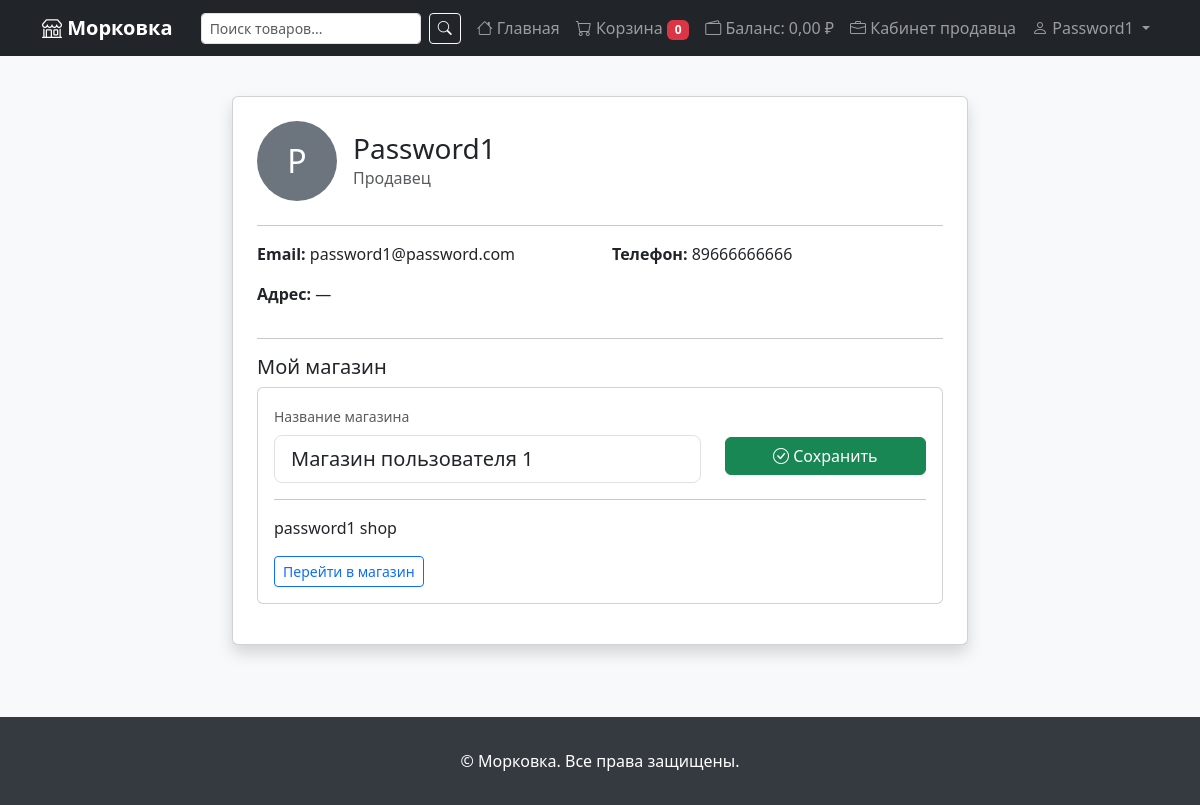
Page /users/profile/1/ (signed in) on the committed database.
### marketplace_project/users/models.py (models this page shows, shortened)
class CustomUser(AbstractUser):
    ROLE_CHOICES = (
        ('buyer', 'Покупатель'),
        ('seller', 'Продавец'),
    )
    role = models.CharField(
        max_length=10,
        choices=ROLE_CHOICES,
        default='buyer',
    )
    phone = models.CharField(max_length=20, blank=True, verbose_name='Телефон')
    address = models.TextField(blank=True, verbose_name='Адрес')
    avatar = models.ImageField(
        upload_to='avatars/',
        blank=True,
        null=True,
        verbose_name='Аватар',
    )
    balance = models.DecimalField(
        max_digits=10,
        decimal_places=2,
        default=0,
        verbose_name='Баланс',
    )
    created_at = models.DateTimeField(auto_now_add=True)
    updated_at = models.DateTimeField(auto_now=True)
    class Meta:
        verbose_name = 'Пользователь'
        verbose_name_plural = 'Пользователи'
    @property
    def is_seller(self):
        return self.role == 'seller'

class Vendor(models.Model):
    STATUS_CHOICES = (
        ('pending', 'На модерации'),
        ('active', 'Активен'),
        ('rejected', 'Отклонено'),
        ('suspended', 'Приостановлен'),
    )
    owner = models.OneToOneField(
        CustomUser,
        on_delete=models.CASCADE,
        related_name='vendor',
        limit_choices_to={'role': 'seller'},
    )
    name = models.CharField(max_length=200, verbose_name='Название магазина')
    slug = models.SlugField(max_length=200, unique=True, blank=True)
    description = models.TextField(blank=True, verbose_name='Описание')
    logo = models.ImageField(upload_to='vendors/', blank=True, null=True)
    email = models.EmailField(blank=True, verbose_name='Контактный email')
    phone = models.CharField(max_length=20, blank=True, verbose_name='Телефон')
    address = models.TextField(blank=True, verbose_name='Адрес магазина')
    status = models.CharField(
        max_length=10,
        choices=STATUS_CHOICES,
        default='pending',
    )
    rating = models.DecimalField(
        max_digits=3,
        decimal_places=2,
        default=0,
        verbose_name='Рейтинг',
    )
    created_at = models.DateTimeField(auto_now_add=True)
    updated_at = models.DateTimeField(auto_now=True)
    class Meta:
        verbose_name = 'Магазин'
        verbose_name_plural = 'Магазины'
        ordering = ['name']

### marketplace_project/users/views.py (the view, shortened to what this page needs)
# urls.py: path('profile/<int:pk>/', views.profile, name='profile'),
@login_required
def profile(request, pk):
    user = get_object_or_404(CustomUser, pk=pk)
    is_own_profile = request.user == user
    vendor = None
    if user.is_seller:
        vendor, _ = Vendor.objects.get_or_create(owner=user)
    return render(request, 'users/profile.html', {
        'user': user,
        'vendor': vendor,
        'is_own_profile': is_own_profile,
    })

### templates/users/profile.html (shortened to what this page needs)
{% extends 'base.html' %}
{% block content %}
<div class="row">
    <div class="col-md-8 offset-md-2">
        <div class="card shadow">
            <div class="card-body p-4">
                <div class="d-flex align-items-center mb-4">
                    {% if user.avatar %}
                    <img src="{{ user.avatar.url }}" alt="Аватар" class="rounded-circle me-3" style="width:80px;height:80px;object-fit:cover;">
                    {% else %}
                    <div class="rounded-circle bg-secondary text-white d-flex align-items-center justify-content-center me-3" style="width:80px;height:80px;font-size:2rem;">
                        {{ user.get_username|first|upper }}
                    </div>
                    {% endif %}
                    <div>
                        <h3 class="mb-0">{{ user.get_username }}</h3>
                        <p class="text-muted mb-0">{{ user.get_role_display }}</p>
                    </div>
                </div>
                <hr>
                <div class="row">
                    <div class="col-md-6 mb-3">
                        <strong>Email:</strong> {{ user.email }}
                    </div>
                    <div class="col-md-6 mb-3">
                        <strong>Телефон:</strong> {{ user.phone|default:'—' }}
                    </div>
                    <div class="col-md-12 mb-3">
                        <strong>Адрес:</strong> {{ user.address|default:'—' }}
                    </div>
                </div>
                {% if user.is_seller and vendor and vendor.slug %}
                <hr>
                <h5>Мой магазин</h5>
                <div class="card mb-3">
                    <div class="card-body">
                        <form method="post" action="{% url 'users:profile' pk=user.pk %}">
                            <div class="row align-items-center">
                                <div class="col-md-8">
                                    <label for="vendor_name" class="form-label small text-muted">Название магазина</label>
                                    <input type="text" name="vendor_name" id="vendor_name"
                                           class="form-control form-control-lg"
                                           value="{{ vendor.name }}" required>
                                </div>
                                <div class="col-md-4 mt-4">
                                    <button type="submit" class="btn btn-success w-100">
                                        <i class="bi bi-check-circle"></i> Сохранить
                                    </button>
                                </div>
                            </div>
                        </form>
                        <hr>
                        <p class="card-text">{{ vendor.description|default:'Описание отсутствует' }}</p>
                        <a href="{% url 'store:vendor_detail' slug=vendor.slug %}" class="btn btn-outline-primary btn-sm">
                            Перейти в магазин
                        </a>
                    </div>
                </div>
                {% elif user.is_seller and vendor and not vendor.slug %}
                <hr>
                <div class="alert alert-warning">
                    У магазина не указан адрес. <a href="{% url 'users:create_vendor' %}">Обновить данные магазина</a>
                </div>
                {% elif user.is_seller and not vendor %}
                <div class="alert alert-info">
                    Вы продавец, но у вас ещё нет магазина.
                    <a href="{% url 'users:create_vendor' %}">Создать магазин</a>
                </div>
                {% endif %}
            </div>
        </div>
    </div>
</div>
{% endblock %}

### templates/base.html (shortened to what this page needs)
<!DOCTYPE html>
<html lang="ru">
<head>
    <link href="https://cdn.jsdelivr.net/npm/bootstrap@5.3.3/dist/css/bootstrap.min.css" rel="stylesheet">
    <link href="https://cdn.jsdelivr.net/npm/bootstrap-icons@1.11.3/font/bootstrap-icons.min.css" rel="stylesheet">
</head>
<body>
    <nav class="navbar navbar-expand-lg navbar-dark bg-dark">
        <div class="container">
            <a class="navbar-brand" href="{% url 'store:home' %}">
                <i class="bi bi-shop"></i> Морковка
            </a>
            <div class="collapse navbar-collapse" id="navbarMain">
                <form class="d-flex ms-auto me-2" action="{% url 'store:search' %}" method="GET">
                    <input class="form-control form-control-sm me-2" type="search" name="q"
                           placeholder="Поиск товаров..." value="{{ request.GET.q|default:'' }}">
                    <button class="btn btn-outline-light btn-sm" type="submit">
                        <i class="bi bi-search"></i>
                    </button>
                </form>
                <ul class="navbar-nav">
                    <li class="nav-item">
                        <a class="nav-link" href="{% url 'store:home' %}">
                            <i class="bi bi-house"></i> Главная
                        </a>
                    </li>
                    <li class="nav-item">
                        <a class="nav-link" href="{% url 'cart:summary' %}">
                            <i class="bi bi-cart"></i> Корзина
                            {% if request.session.session_key %}
                            <span class="badge bg-danger" id="cart-count">{{ cart.total_items|default:0 }}</span>
                            {% endif %}
                        </a>
                    </li>
                    {% if user.is_authenticated %}
                    <li class="nav-item">
                        <a class="nav-link" href="{% url 'payments:topup' %}">
                            <i class="bi bi-wallet2"></i> Баланс: {{ user.balance|floatformat:2 }} ₽
                        </a>
                    </li>
                    {% if user.is_seller %}
                        <li class="nav-item">
                            <a class="nav-link" href="{% url 'vendors:dashboard' %}">
                                <i class="bi bi-briefcase"></i> Кабинет продавца
                            </a>
                        </li>
                        {% endif %}
                        <li class="nav-item dropdown">
                            <a class="nav-link dropdown-toggle" href="#" data-bs-toggle="dropdown">
                                <i class="bi bi-person"></i> {{ user.get_username }}
                            </a>
                        </li>
                    {% endif %}
                </ul>
            </div>
        </div>
    </nav>
    <main class="container py-4">
        {% block content %}{% endblock %}
    </main>
    <footer class="footer">
        <div class="container text-center">
            <p class="mb-0">&copy; Морковка. Все права защищены.</p>
        </div>
    </footer>
</body>
</html>

### templates/base.html (style rules this page uses)
body { background-color: #f8f9fa; }
.navbar-brand { font-weight: bold; }
.footer { background: #343a40; color: white; padding: 2rem 0; margin-top: 3rem; }

### rows in the picture
CustomUser: balance "0,00", get_username "Password1", get_username|first "P", role "Продавец", email "password1@password.com", phone "89666666666", address "—"
Vendor: vendor_name "Магазин пользователя 1", description "password1 shop"

### other values in the picture
{{ cart.total_items|default:0 }} "0"
